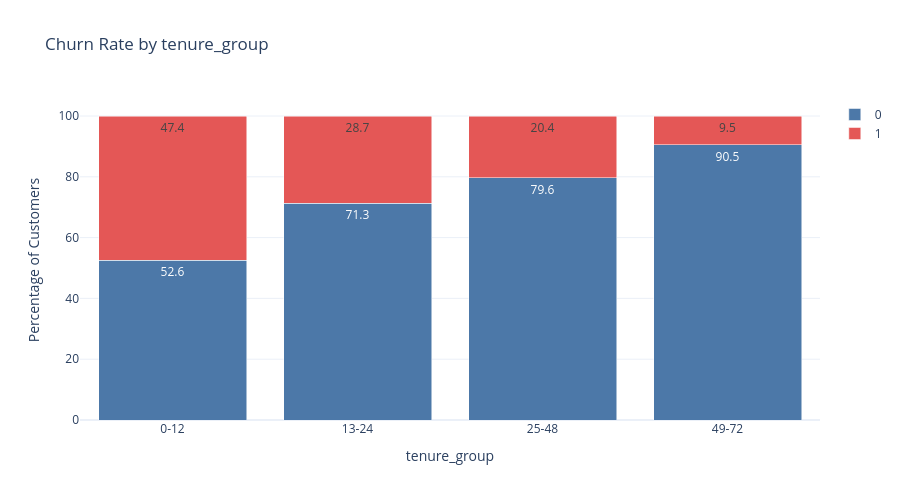

The code cell stored with this chart in its notebook:
### Code cell
plot_categorical_churn(df_model, "tenure_group")

### Figure 1 — Plotly figure (JSON) as saved in the notebook; plotly's stock layout.template omitted (floating-point values rounded to 4 significant figures)
{"data": [{"hovertemplate": "Churn=0<br>tenure_group=%{x}<br>Percentage=%{y}<br>text=%{text}<extra></extra>", "legendgroup": "0", "marker": {"color": "#4C78A8", "pattern": {"shape": ""}}, "name": "0", "orientation": "v", "showlegend": true, "text": [52.6, 71.3, 79.6, 90.5], "textposition": "inside", "type": "bar", "x": ["0-12", "13-24", "25-48", "49-72"], "xaxis": "x", "y": [52.56, 71.29, 79.61, 90.49], "yaxis": "y"}, {"hovertemplate": "Churn=1<br>tenure_group=%{x}<br>Percentage=%{y}<br>text=%{text}<extra></extra>", "legendgroup": "1", "marker": {"color": "#E45756", "pattern": {"shape": ""}}, "name": "1", "orientation": "v", "showlegend": true, "text": [47.4, 28.7, 20.4, 9.5], "textposition": "inside", "type": "bar", "x": ["0-12", "13-24", "25-48", "49-72"], "xaxis": "x", "y": [47.44, 28.71, 20.39, 9.513], "yaxis": "y"}], "layout": {"barmode": "stack", "height": 500, "legend": {"title": {"text": ""}, "tracegroupgap": 0}, "title": {"text": "Churn Rate by tenure_group"}, "width": 900, "xaxis": {"anchor": "y", "domain": [0, 1], "title": {"text": "tenure_group"}}, "yaxis": {"anchor": "x", "domain": [0, 1], "title": {"text": "Percentage of Customers"}}}}
